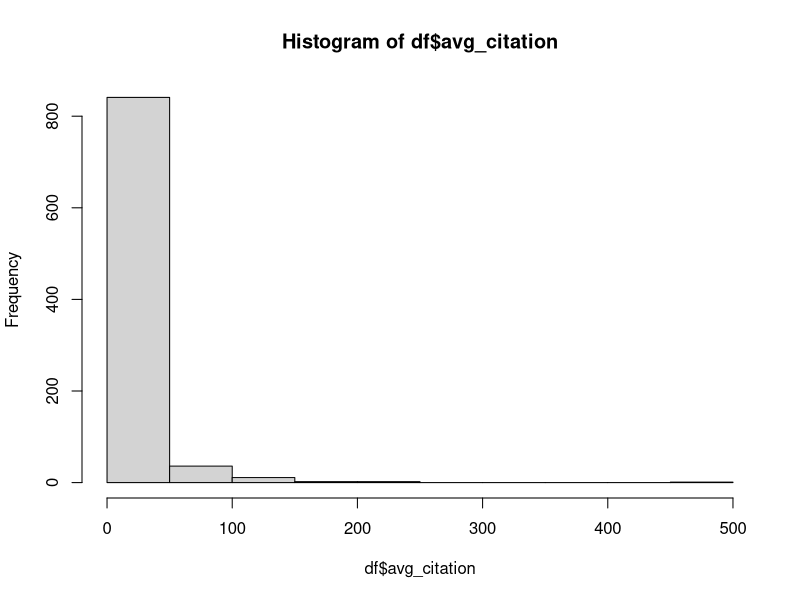

The R script that drew this image:
library(tidyverse)

df <- read_csv("roots_and_patents.csv")

summary(lm(log(avg_citation) ~ log(num_fine_roots), df))

hist(df$avg_citation)
